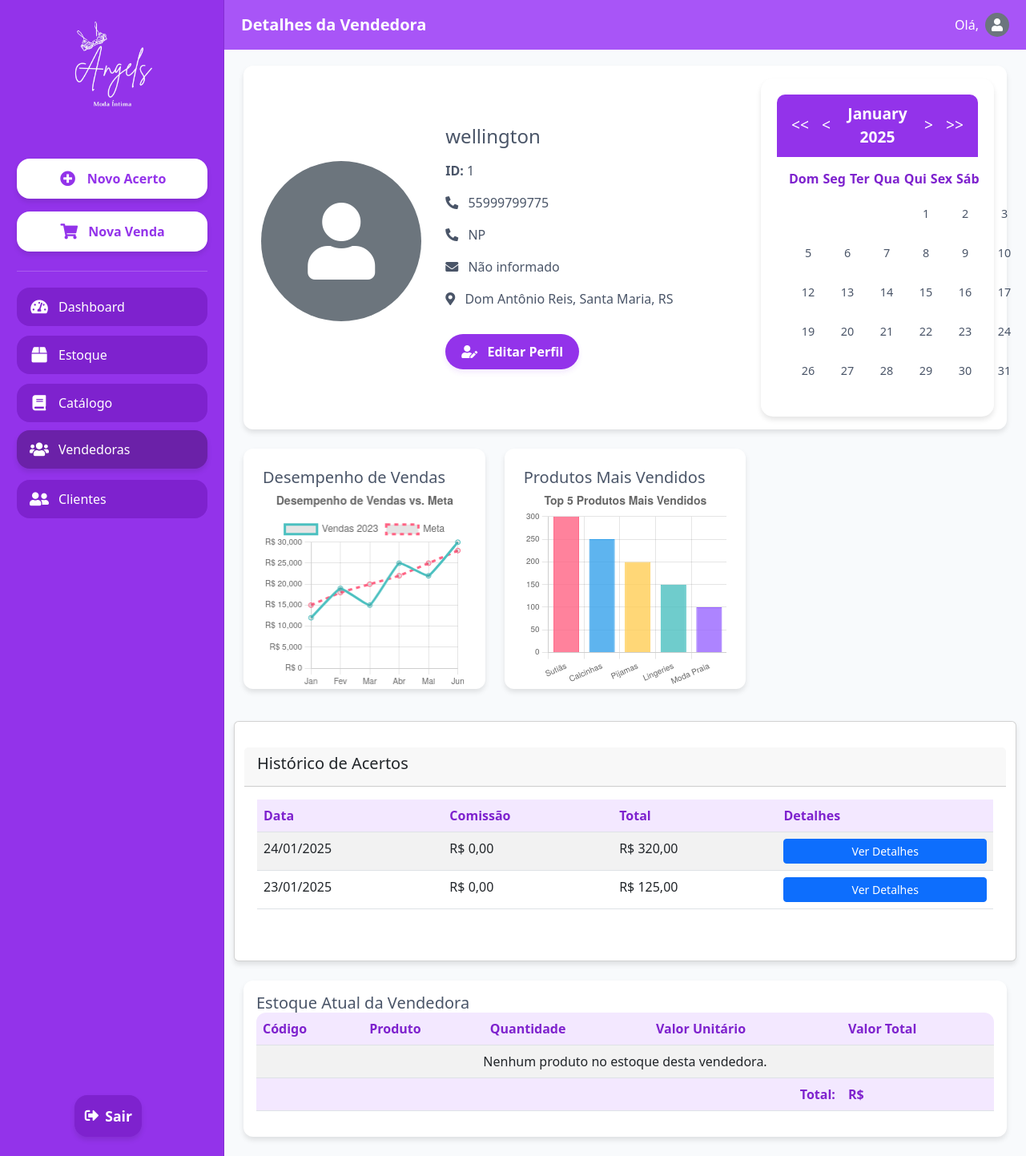
The app's page /vendedoras/1/, older data.
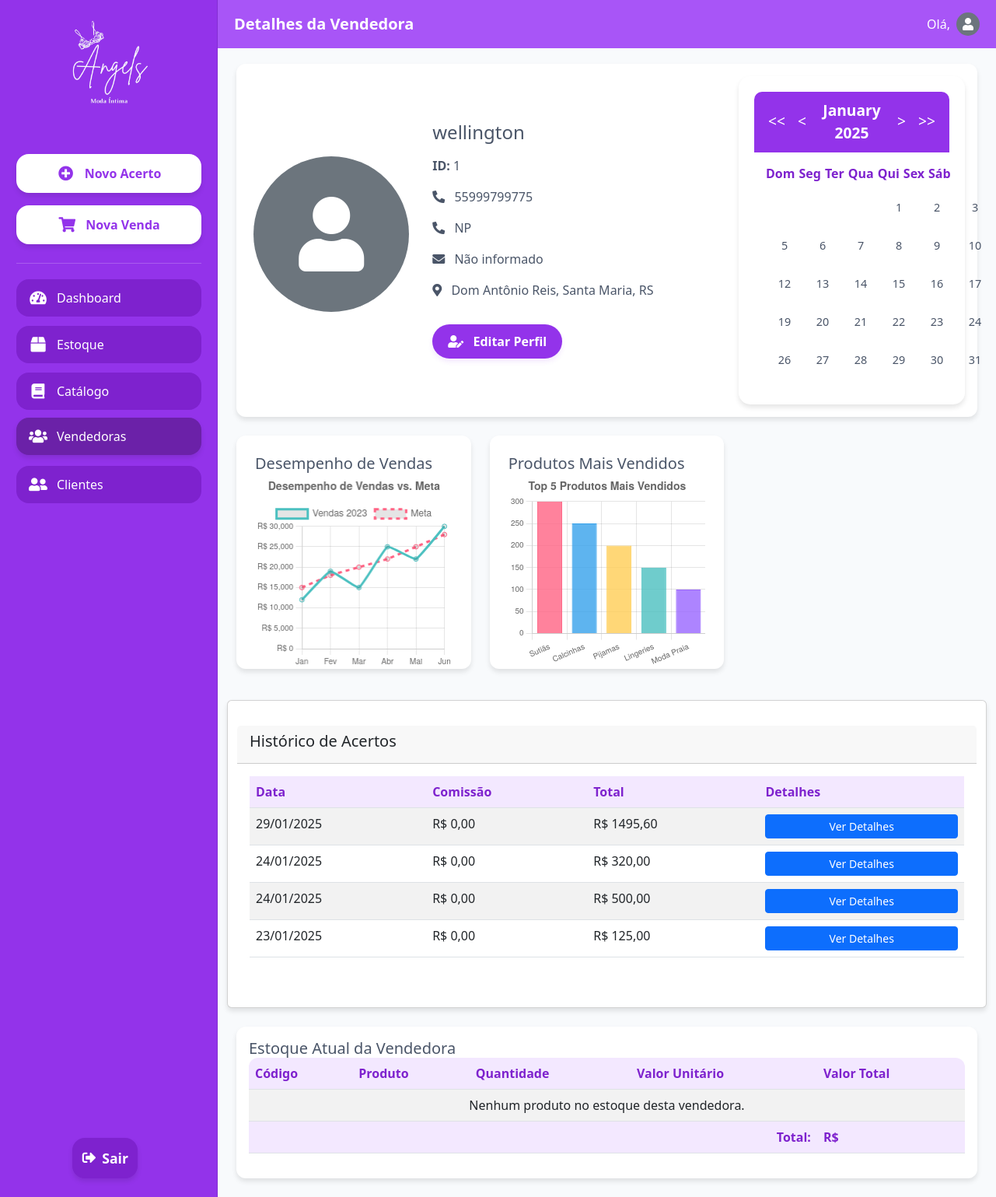
The same page, newer data.
### setup/models.py (models this page shows, shortened)
class Acerto(models.Model):
    vendedora = models.ForeignKey(Vendedora, on_delete=models.CASCADE, related_name='acertos')
    numero_pedido = models.CharField(max_length=10)
    data_pedido = models.DateField()
    data_acerto = models.DateField()
    cidade = models.CharField(max_length=100)
    total = models.DecimalField(max_digits=10, decimal_places=2)
    comissao = models.DecimalField(max_digits=10, decimal_places=2, default=0)  # Adicione esta linha
    created_at = models.DateTimeField(auto_now_add=True)

### setup/views.py (the view)
# urls.py: path('vendedoras/<int:vendedora_id>/', views.detalhes_vendedora, name='detalhes_vendedora'),
def detalhes_vendedora(request, vendedora_id):
    vendedora = get_object_or_404(Vendedora, id=vendedora_id)
    estoque_vendedora = EstoqueVendedora.objects.filter(vendedora=vendedora).select_related('produto')
    acertos = Acerto.objects.filter(vendedora=vendedora).order_by('-data_acerto')
    context = {
        'vendedora': vendedora,
        'estoque_vendedora': estoque_vendedora,
        'acertos': acertos,
    }
    return render(request, 'detalhes_vendedora.html', context)

### setup/templates/detalhes_vendedora.html (shortened to what the changed rows need)
{% extends 'base.html' %}
{% load static %}
{% block content %}
<!DOCTYPE html>
<html lang="pt-br">
<head>
    <link href="https://cdn.jsdelivr.net/npm/bootstrap@5.3.0/dist/css/bootstrap.min.css" rel="stylesheet">
    <link href="https://cdnjs.cloudflare.com/ajax/libs/font-awesome/5.15.3/css/all.min.css" rel="stylesheet">
</head>
<body>
    <div class="container-fluid">
        <div class="row">
            <main class="col-md-9 ms-sm-auto col-lg-10 px-md-4 main-content">
                <div class="content-wrapper">
                    <div class="row g-4 mb-4">
                        <div class="col-md-12">
                            <div class="row">
                                <div class="card mt-4">
                                    <div class="card-body">
                                        <table class="table table-striped">
                                            <thead>
                                                <tr>
                                                    <th>Data</th>
                                                    <th>Comissão</th>
                                                    <th>Total</th>
                                                    <th>Detalhes</th>
                                                </tr>
                                            </thead>
                                            <tbody>
                                                {% for acerto in acertos %}
                                                <tr>
                                                    <td>{{ acerto.data_acerto|date:"d/m/Y" }}</td>
                                                    <td>R$ {{ acerto.comissao|floatformat:2 }}</td>
                                                    <td>R$ {{ acerto.total|floatformat:2 }}</td>
                                                    <td>
                                                        <button class="btn btn-sm btn-primary" onclick="showAcertoDetails({{ acerto.id }})">
                                                            Ver Detalhes
                                                        </button>
                                                    </td>
                                                </tr>
                                                {% endfor %}
                                            </tbody>
                                        </table>
                                    </div>
                                </div>
                            </div>
                        </div>
                    </div>
                    <div class="row g-4 mb-4">
                        <div class="col-12">
                            <div class="info-card">
                                <div class="table-responsive">
                                    <table class="table table-striped">
                                        <thead>
                                            <tr>
                                                <th>Código</th>
                                                <th>Produto</th>
                                                <th>Quantidade</th>
                                                <th>Valor Unitário</th>
                                                <th>Valor Total</th>
                                            </tr>
                                        </thead>
                                        <tfoot>
                                            <tr>
                                                <th colspan="4" class="text-end">Total:</th>
                                                <th>R$ {{ total_estoque|floatformat:2 }}</th>
                                            </tr>
                                        </tfoot>
                                    </table>
                                </div>
                            </div>
                        </div>
                    </div>
                </div>
            </main>
        </div>
    </div>
</body>
</html>
{% endblock %}

Row changes from the older to the newer data that the page shows:
added Acerto: data_acerto "29/01/2025", comissao "0,00", total "1495,60"
added Acerto: data_acerto "24/01/2025", comissao "0,00", total "500,00"
